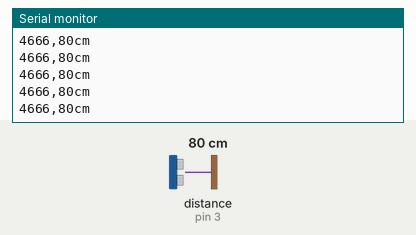
Simulated run of this sketch. Board: Arduino Uno, built with avr-gcc and run on an emulated ATmega328P. Parts: the last lines printed to the serial monitor. Wiring (inferred from the names in the program): ultrasonic range finder: trigger pin 2; echo pin 3. The test bench sets the inputs (shaded band); at power-on: distance to the obstacle (sensor on pin 3) 80 cm. The echo pulse lasts 58.3 µs per cm.

Above: at 1.2 s.
1.3 s: distance to the obstacle (sensor on pin 3) set to 2 cm
At 2.1 s:
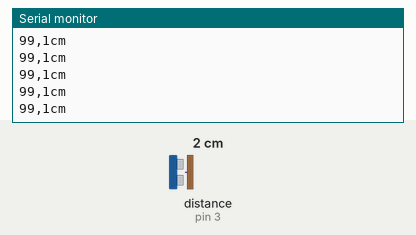
2.8 s: distance to the obstacle (sensor on pin 3) set to 4 cm
At 3.5 s:
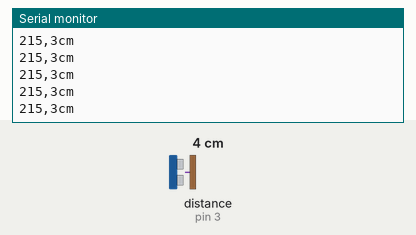
4.3 s: distance to the obstacle (sensor on pin 3) set to 9 cm
At 4.8 s:
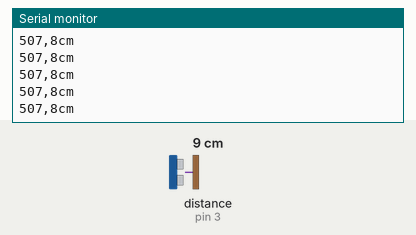
7.3 s: distance to the obstacle (sensor on pin 3) set to 250 cm
At 7.36 s:
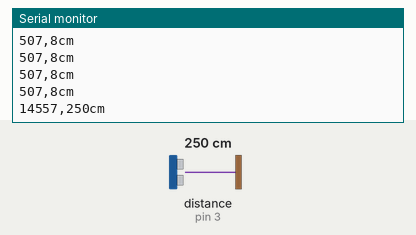
Timing chart, 0 to 10.3 s (numbered marks = the images above; inputs shaded):
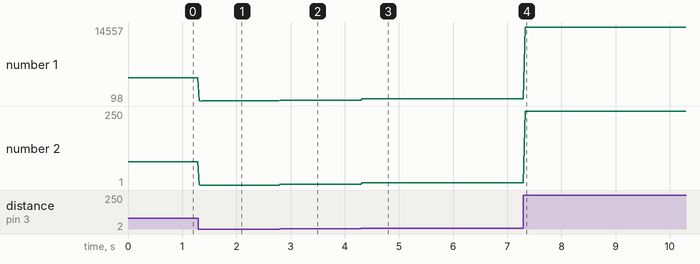

Measured:
- after the input at 1.3 s, the serial monitor: prints a new line at once (image 1)
- after the input at 2.8 s, the serial monitor: prints a new line at once (image 2)
- after the input at 4.3 s, the serial monitor: prints a new line at once (image 3)
- after the input at 7.3 s, the serial monitor: prints a new line at once (image 4)
- plotted number 1: 4666 → 99 after the input at 1.3 s, 99 → 215 after the input at 2.8 s, 215 → 507 after the input at 4.3 s, 507 → 14557 after the input at 7.3 s
- plotted number 2: 80 → 1 after the input at 1.3 s, 1 → 3 after the input at 2.8 s, 3 → 8 after the input at 4.3 s, 8 → 250 after the input at 7.3 s

The sketch:

___.ino
```cpp
#define SONIC_TRIG 2
#define SONIC_ECHO 3

void setup() {
  Serial.begin(9600);
  pinMode(SONIC_TRIG, OUTPUT);
  pinMode(SONIC_ECHO, INPUT);
}

void loop(){
  digitalWrite(SONIC_TRIG,HIGH);
  delayMicroseconds(10);
  digitalWrite(SONIC_TRIG,LOW);

  unsigned long duration = pulseIn(SONIC_ECHO,HIGH);
  unsigned long distance = duration/58;
  Serial.print(duration);
  Serial.print(",");
  Serial.print(distance);
  Serial.println("cm");
  delay(25);
}
```
